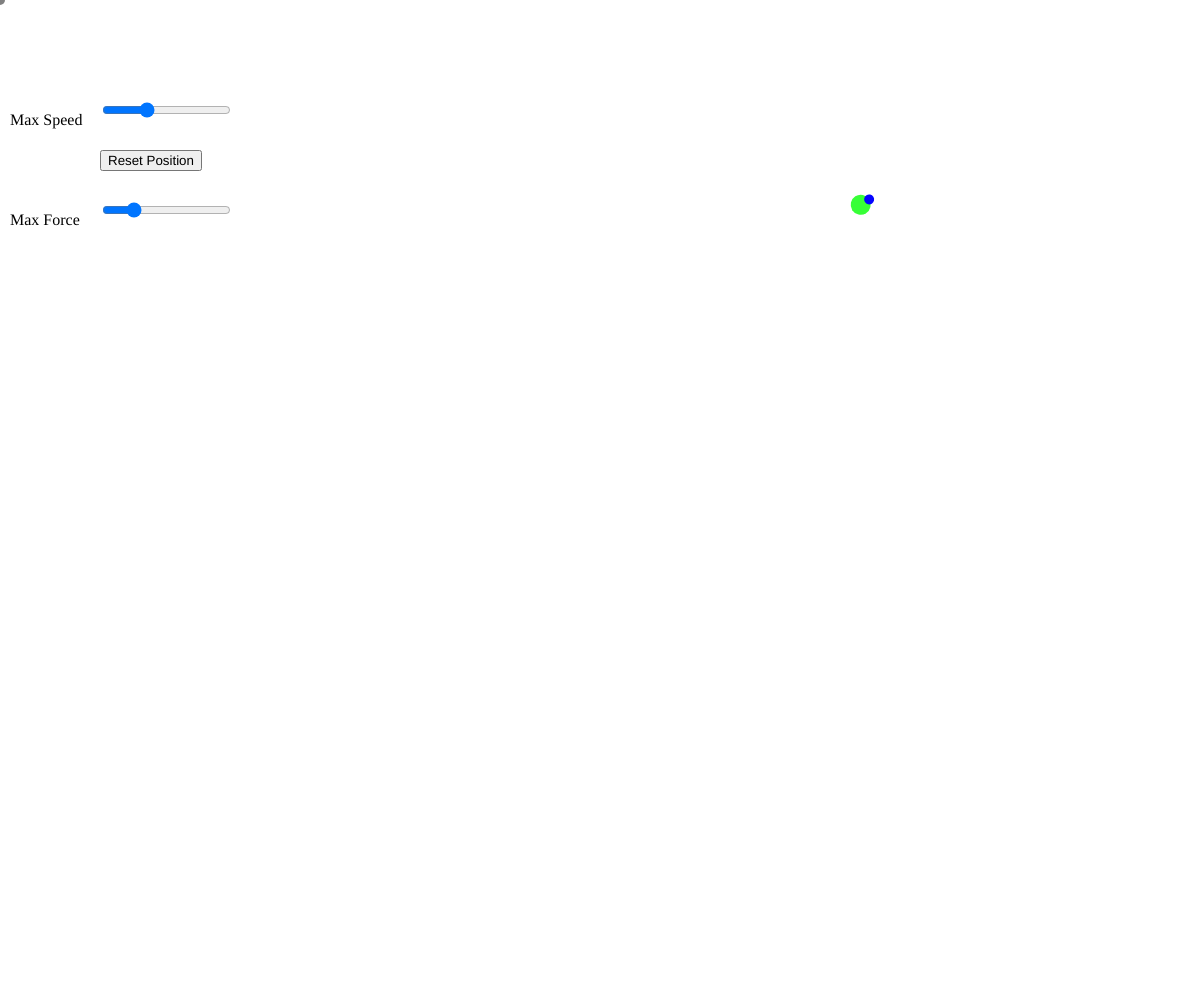
Frame 1 (no input)
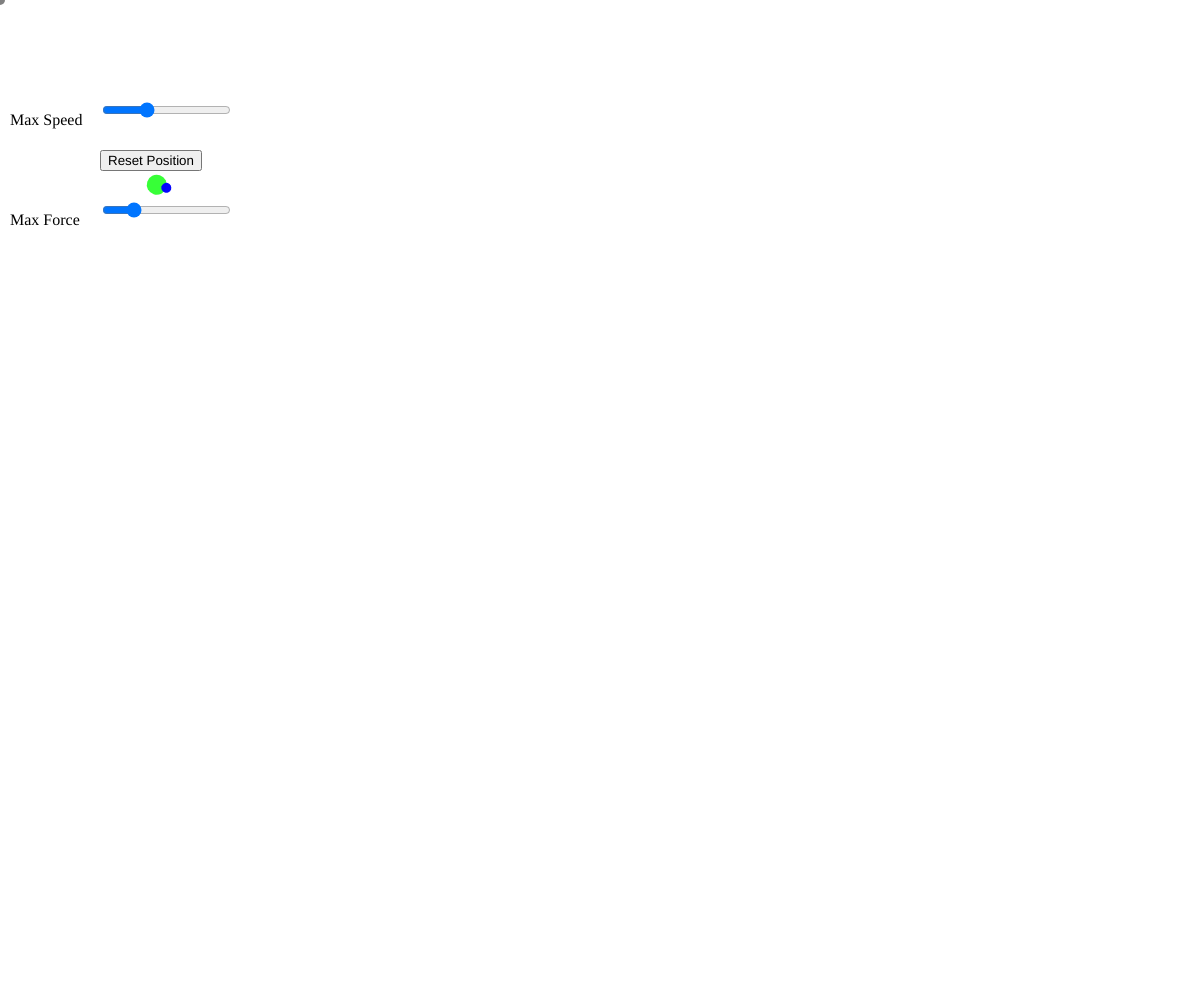
Frame 60 (no input)
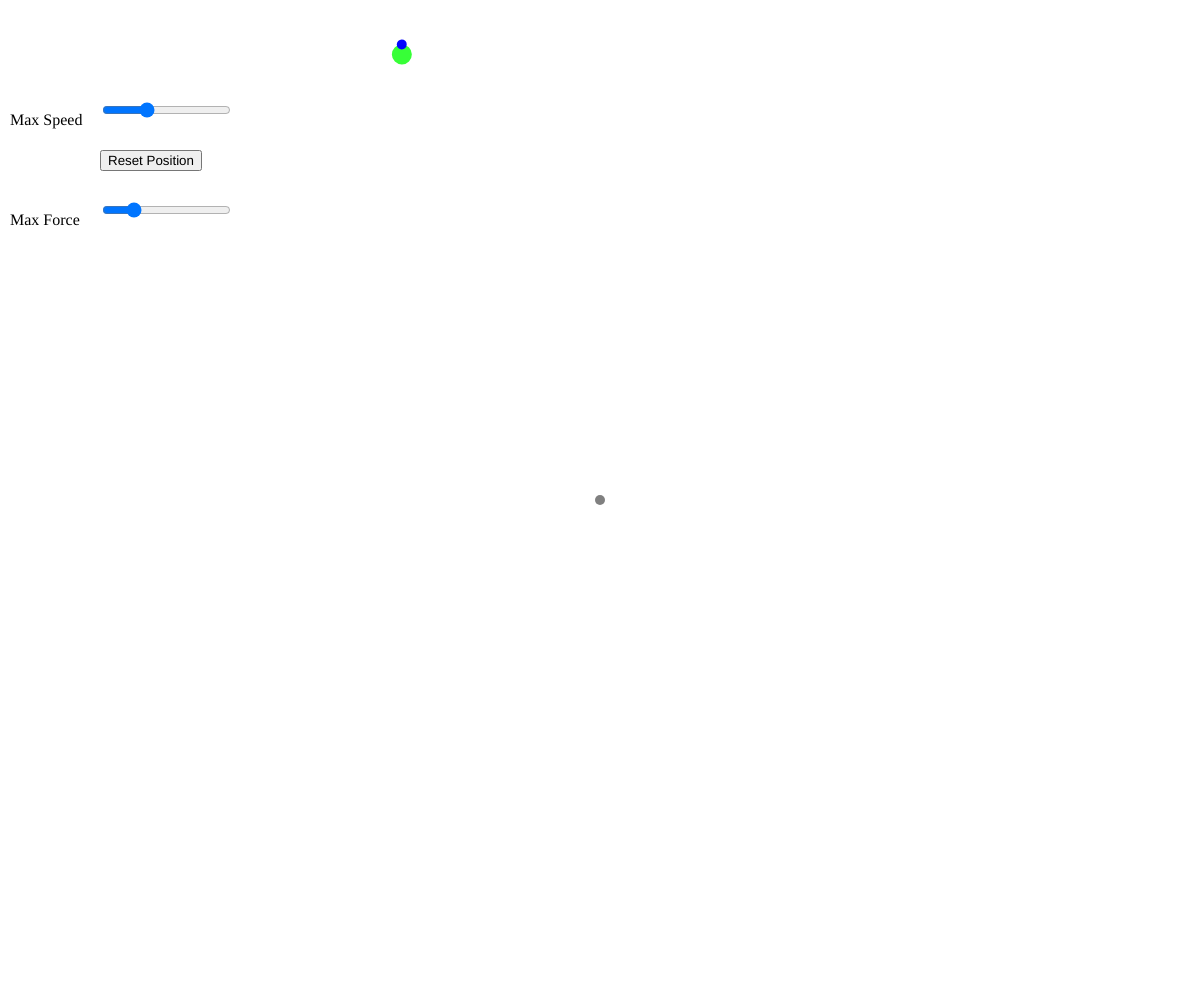
Frame 120 (the mouse pressed at the canvas centre since frame 60)

The p5.js sketch that drew these frames (run headless with seeded random() and noise() and a simulated clock; from frame 60 on, the mouse is pressed at the canvas centre):

// p5.js sketch
// ── sketch.js
class Vehicle{
  constructor(pos,target){
    this.target = target;

    this.pos = pos.copy();
    this.vel = p5.Vector.random2D().mult(random(1,5));
    this.acc = createVector(0,0);

    this.angle = 0;

    this.size = 20;

    this.maxSpeed = carMaxSpeedSlider.value();
    this.maxForce = carMaxForceSlider.value();
  }

  resetPosition(){
    this.pos = createVector(random(0,width),random(0,height));
  }

  applyForce(force){
    this.acc.add(force);
  }

  //躲避目标
  seekReverse(){
    let desiredVel = p5.Vector.sub(this.target.getPos(),this.pos).mult(-1);
    // desiredVel = desiredVel.copy().normalize().mult(constrain(desiredVel.mag(),0,this.maxSpeed));//这里不用做限制，因为后面会限制力

    let steeringForce = p5.Vector.sub(desiredVel,this.vel);
    steeringForce = steeringForce.copy().normalize().mult(constrain(steeringForce.mag(),0,this.maxForce));

    this.applyForce(steeringForce);
  }

  update(){
    this.seekReverse();
    //标准的欧拉积分
    this.vel.add(this.acc);
    this.vel = this.vel.copy().normalize().mult(constrain(this.vel.mag(),0,this.maxSpeed));
    this.pos.add(this.vel);
    this.acc.mult(0);

    this.angle = this.vel.heading();
    this.checkEdge();
  }

  checkEdge(){
    if(this.pos.x > width) this.pos.x = 0;
    if(this.pos.x < 0) this.pos.x = width;
    if(this.pos.y > height) this.pos.y = 0;
    if(this.pos.y < 0) this.pos.y = height;
  }

  display(){
    push();
      translate(this.pos.x,this.pos.y);
      rotate(this.angle);

      noStroke();
      fill(0,255,0,200);
      circle(0,0,this.size);

      if(p5.Vector.dist(this.pos,this.target.getPos()) > 2){
        noStroke();
        fill(0,0,255,250);
        circle(this.size/2,0,this.size/2);
      }
    pop();
  }
}

class Target{
  constructor(pos,size){
    this.pos = pos.copy();
    this.size = size;
  }

  getPos(){
    return this.pos.copy();
  }

  update(){
    this.pos.set(mouseX,mouseY);
  }

  display(){
    noStroke();
    fill(128,128,128,255);
    circle(this.pos.x,this.pos.y,this.size);
  }
}

let car = null;
let target = null;

let carMaxSpeedSlider = null;
let carMaxForceSlider = null;

function setup() {
  createCanvas(windowWidth, windowHeight);

  let maxSpeedText = createP('Max Speed');
  maxSpeedText.position(10,100-5);
  carMaxSpeedSlider = createSlider(0.1,30,10,0.1);
  carMaxSpeedSlider.position(100,100);

  let maxForceText = createP('Max Force');
  maxForceText.position(10,200-5);
  carMaxForceSlider = createSlider(0.05,1,0.2,0.1);
  carMaxForceSlider.position(100,200);

  let button = createButton('Reset Position');
  button.position(100, 150);
  button.mousePressed(()=>{
    car.resetPosition();
  });


  target = new Target(createVector(width/2,height/2),10);
  car = new Vehicle(createVector(random(0,width),random(0,height)),target);
}

function draw() {
  background(255);

  car.maxSpeed = carMaxSpeedSlider.value();
  car.maxForce = carMaxForceSlider.value();
  
  target.update();
  target.display();

  car.update();
  car.display();
}
